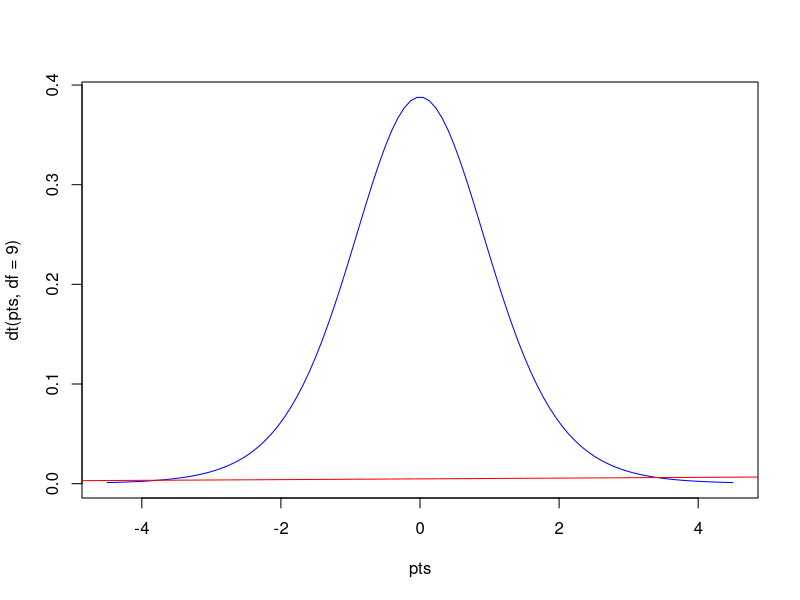

This chart was generated by the following R code:
x = c(1, 2, 3, 4, 5, 6, 7, 8, 9, 10, 11, 12, 13, 14, 15, 16, 17, 18, 19, 20, 21, 22, 23, 24, 25, 26, 27, 28, 29, 30, 31, 32, 33, 34, 35, 36, 37, 38, 39, 40, 41, 42, 43, 44, 45, 46, 47, 48, 49, 50, 51, 52, 53, 54, 55, 56, 57, 58, 59, 60, 61, 62, 63, 64, 65, 66, 67, 68, 69, 70, 71, 72, 73, 74, 75, 76, 77, 78, 79, 80, 81, 82, 83, 84, 85, 86, 87, 88, 89, 90, 91, 92, 93, 94, 95, 96, 97, 98, 99, 100)
y = c(300, 301, 302, 303, 304, 305, 306, 307, 308, 309, 310, 311, 312, 313, 314, 315, 316, 317, 318, 319, 320, 321, 322, 323, 324, 325, 326, 327, 328, 329, 330, 331, 332, 333, 334, 335, 336, 337, 339, 340, 341, 342, 343, 344, 345, 346, 347, 348, 349, 350, 351, 352, 353, 354, 355, 356, 357, 358, 359, 360, 361, 362, 363, 364, 365, 366, 367, 368, 369, 370, 371, 372, 373, 374, 375, 376, 377, 378, 379, 380, 381, 382, 383, 384, 385, 386, 387, 388, 389, 390, 391, 392, 393, 394, 395, 396, 397, 398, 399, 400)
pts = seq(-4.5,4.5,length=100)
plot(pts,dt(pts,df=9),col='blue',type='l')
lines(density(x), col='red')
lines(density(y), col='blue')
ttest = t.test(x,y)
